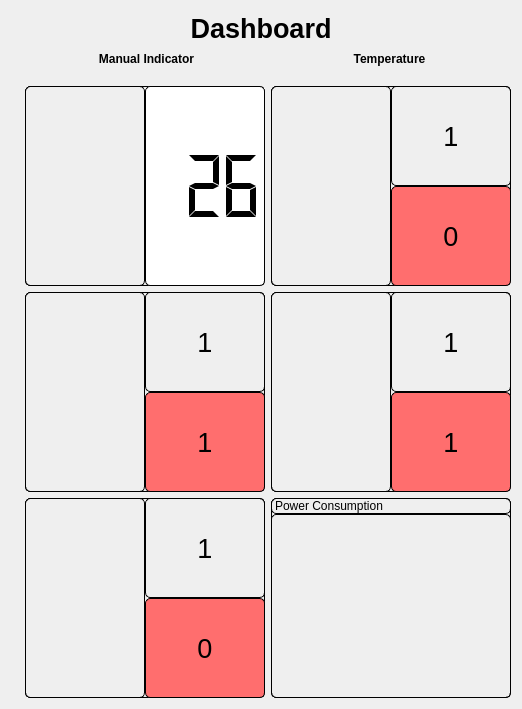
         <widget class="QWidget" name="dasboardpage">
          <layout class="QGridLayout" name="gridLayout_3">
           <item row="3" column="2">
            <widget class="QWidget" name="aircon" native="true">
             <property name="minimumSize">
              <size>
               <width>240</width>
               <height>200</height>
              </size>
             </property>
             <property name="maximumSize">
              <size>
               <width>240</width>
               <height>200</height>
              </size>
             </property>
             <property name="styleSheet">
              <string notr="true">background-color: transparent;
border: 1px solid #000000; 
border-radius: 5px;
</string>
             </property>
             <layout class="QHBoxLayout" name="horizontalLayout_5">
              <property name="spacing">
               <number>0</number>
              </property>
              <property name="leftMargin">
               <number>0</number>
              </property>
              <property name="topMargin">
               <number>0</number>
              </property>
              <property name="rightMargin">
               <number>0</number>
              </property>
              <property name="bottomMargin">
               <number>0</number>
              </property>
              <item>
               <layout class="QVBoxLayout" name="verticalLayout_7">
                <property name="spacing">
                 <number>0</number>
                </property>
                <item>
                 <layout class="QHBoxLayout" name="horizontalLayout_2">
                  <property name="spacing">
                   <number>0</number>
                  </property>
                  <item>
                   <widget class="QLabel" name="ac_image">
                    <property name="text">
                     <string/>
                    </property>
                    <property name="pixmap">
                     <pixmap resource="resource.qrc">:/icons/icon/Ac.png</pixmap>
                    </property>
                    <property name="alignment">
                     <set>Qt::AlignCenter</set>
                    </property>
                   </widget>
                  </item>
                  <item>
                   <layout class="QVBoxLayout" name="verticalLayout_6">
                    <property name="spacing">
                     <number>0</number>
                    </property>
                    <item>
                     <widget class="QLabel" name="ac_on">
                      <property name="font">
                       <font>
                        <pointsize>20</pointsize>
                       </font>
                      </property>
                      <property name="text">
                       <string>1</string>
                      </property>
                      <property name="alignment">
                       <set>Qt::AlignCenter</set>
                      </property>
                     </widget>
                    </item>
                    <item>
                     <widget class="QLabel" name="ac_off">
                      <property name="font">
                       <font>
                        <pointsize>20</pointsize>
                       </font>
                      </property>
                      <property name="styleSheet">
                       <string notr="true">background-color: rgb(255, 110, 110);
</string>
                      </property>
                      <property name="text">
                       <string>0</string>
                      </property>
                      <property name="alignment">
                       <set>Qt::AlignCenter</set>
                      </property>
                     </widget>
                    </item>
                   </layout>
                  </item>
                 </layout>
                </item>
               </layout>
              </item>
             </layout>
            </widget>
           </item>
           <item row="5" column="1">
            <widget class="QWidget" name="door" native="true">
             <property name="minimumSize">
              <size>
               <width>240</width>
               <height>200</height>
              </size>
             </property>
             <property name="styleSheet">
              <string notr="true">background-color: transparent;
border: 1px solid #000000; 
border-radius: 5px;
</string>
             </property>
             <layout class="QHBoxLayout" name="horizontalLayout_7">
              <property name="spacing">
               <number>0</number>
              </property>
              <property name="leftMargin">
               <number>0</number>
              </property>
              <property name="topMargin">
               <number>0</number>
              </property>
              <property name="rightMargin">
               <number>0</number>
              </property>
              <property name="bottomMargin">
               <number>0</number>
              </property>
              <item>
               <widget class="QLabel" name="label_6">
                <property name="text">
                 <string/>
                </property>
                <property name="pixmap">
                 <pixmap resource="resource.qrc">:/icons/icon/icons8-door-50.png</pixmap>
                </property>
                <property name="alignment">
                 <set>Qt::AlignCenter</set>
                </property>
               </widget>
              </item>
              <item>
               <layout class="QVBoxLayout" name="verticalLayout_5">
                <property name="spacing">
                 <number>0</number>
                </property>
                <item>
                 <widget class="QLabel" name="dooopen">
                  <property name="font">
                   <font>
                    <pointsize>20</pointsize>
                   </font>
                  </property>
                  <property name="text">
                   <string>1</string>
                  </property>
                  <property name="alignment">
                   <set>Qt::AlignCenter</set>
                  </property>
                 </widget>
                </item>
                <item>
                 <widget class="QLabel" name="doorclose">
                  <property name="font">
                   <font>
                    <pointsize>20</pointsize>
                   </font>
                  </property>
                  <property name="styleSheet">
                   <string notr="true">background-color: rgb(255, 110, 110);
</string>
                  </property>
                  <property name="text">
                   <string>0</string>
                  </property>
                  <property name="alignment">
                   <set>Qt::AlignCenter</set>
                  </property>
                 </widget>
                </item>
               </layout>
              </item>
             </layout>
            </widget>
           </item>
           <item row="5" column="2">
            <widget class="QWidget" name="powerconsumption" native="true">
             <property name="minimumSize">
              <size>
               <width>240</width>
               <height>200</height>
              </size>
             </property>
             <property name="maximumSize">
              <size>
               <width>240</width>
               <height>200</height>
              </size>
             </property>
             <property name="styleSheet">
              <string notr="true">background-color: transparent;
border: 1px solid #000000; 
border-radius: 5px;
</string>
             </property>
             <layout class="QVBoxLayout" name="verticalLayout_8" stretch="0,1">
              <property name="spacing">
               <number>0</number>
              </property>
              <property name="leftMargin">
               <number>0</number>
              </property>
              <property name="topMargin">
               <number>0</number>
              </property>
              <property name="rightMargin">
               <number>0</number>
              </property>
              <property name="bottomMargin">
               <number>0</number>
              </property>
              <item>
               <widget class="QLabel" name="label_4">
                <property name="text">
                 <string>Power Consumption</string>
                </property>
               </widget>
              </item>
              <item>
               <widget class="QLabel" name="label_5">
                <property name="text">
                 <string/>
                </property>
               </widget>
              </item>
             </layout>
            </widget>
           </item>
           <item row="3" column="1">
            <widget class="QWidget" name="dashboard" native="true">
             <property name="minimumSize">
              <size>
               <width>200</width>
               <height>200</height>
              </size>
             </property>
             <property name="maximumSize">
              <size>
               <width>240</width>
               <height>200</height>
              </size>
             </property>
             <property name="styleSheet">
              <string notr="true">background-color: transparent;
border: 1px solid #000000; 
border-radius: 5px;
</string>
             </property>
             <layout class="QHBoxLayout" name="horizontalLayout_6">
              <property name="spacing">
               <number>0</number>
              </property>
              <property name="leftMargin">
               <number>0</number>
              </property>
              <property name="topMargin">
               <number>0</number>
              </property>
              <property name="rightMargin">
               <number>0</number>
              </property>
              <property name="bottomMargin">
               <number>0</number>
              </property>
              <item>
               <widget class="QLabel" name="people_mage">
                <property name="text">
                 <string/>
                </property>
                <property name="pixmap">
                 <pixmap resource="resource.qrc">:/icons/icon/people.png</pixmap>
                </property>
                <property name="alignment">
                 <set>Qt::AlignCenter</set>
                </property>
               </widget>
              </item>
              <item>
               <widget class="QLCDNumber" name="peoplecounter">
                <property name="font">
                 <font>
                  <pointsize>10</pointsize>
                 </font>
                </property>
                <property name="styleSheet">
                 <string notr="true">background-color: rgb(255, 255, 255);</string>
                </property>
                <property name="frameShape">
                 <enum>QFrame::StyledPanel</enum>
                </property>
                <property name="frameShadow">
                 <enum>QFrame::Plain</enum>
                </property>
                <property name="smallDecimalPoint">
                 <bool>false</bool>
                </property>
                <property name="digitCount">
                 <number>3</number>
                </property>
                <property name="mode">
                 <enum>QLCDNumber::Dec</enum>
                </property>
                <property name="segmentStyle">
                 <enum>QLCDNumber::Flat</enum>
                </property>
                <property name="value" stdset="0">
                 <double>26.000000000000000</double>
                </property>
               </widget>
              </item>
             </layout>
            </widget>
           </item>
           <item row="0" column="0" colspan="3">
            <widget class="QLabel" name="label_18">
             <property name="minimumSize">
              <size>
               <width>500</width>
               <height>35</height>
              </size>
             </property>
             <property name="maximumSize">
              <size>
               <width>16777215</width>
               <height>35</height>
              </size>
             </property>
             <property name="font">
              <font>
               <pointsize>20</pointsize>
               <weight>75</weight>
               <bold>true</bold>
              </font>
             </property>
             <property name="styleSheet">
              <string notr="true">border-radius: 11px; </string>
             </property>
             <property name="text">
              <string>Dashboard</string>
             </property>
             <property name="alignment">
              <set>Qt::AlignCenter</set>
             </property>
            </widget>
           </item>
           <item row="2" column="1" colspan="2">
            <layout class="QHBoxLayout" name="horizontalLayout_8">
             <property name="spacing">
              <number>0</number>
             </property>
             <item>
              <layout class="QGridLayout" name="gridLayout_9">
               <property name="spacing">
                <number>0</number>
               </property>
               <item row="1" column="1">
                <widget class="QLabel" name="label_17">
                 <property name="styleSheet">
                  <string notr="true"/>
                 </property>
                 <property name="text">
                  <string/>
                 </property>
                </widget>
               </item>
               <item row="0" column="1">
                <widget class="QLabel" name="label_9">
                 <property name="maximumSize">
                  <size>
                   <width>16777215</width>
                   <height>101</height>
                  </size>
                 </property>
                 <property name="font">
                  <font>
                   <weight>75</weight>
                   <bold>true</bold>
                  </font>
                 </property>
                 <property name="text">
                  <string>Temperature</string>
                 </property>
                 <property name="textFormat">
                  <enum>Qt::MarkdownText</enum>
                 </property>
                 <property name="alignment">
                  <set>Qt::AlignCenter</set>
                 </property>
                </widget>
               </item>
               <item row="0" column="0">
                <widget class="QLabel" name="label">
                 <property name="maximumSize">
                  <size>
                   <width>16777215</width>
                   <height>100</height>
                  </size>
                 </property>
                 <property name="font">
                  <font>
                   <weight>75</weight>
                   <bold>true</bold>
                  </font>
                 </property>
                 <property name="text">
                  <string>Manual Indicator</string>
                 </property>
                 <property name="textFormat">
                  <enum>Qt::MarkdownText</enum>
                 </property>
                 <property name="alignment">
                  <set>Qt::AlignCenter</set>
                 </property>
                </widget>
               </item>
               <item row="1" column="0">
                <widget class="QLabel" name="label_7">
                 <property name="text">
                  <string/>
                 </property>
                </widget>
               </item>
              </layout>
             </item>
            </layout>
           </item>
           <item row="4" column="2">
            <widget class="QWidget" name="lights" native="true">
             <property name="minimumSize">
              <size>
               <width>240</width>
               <height>200</height>
              </size>
             </property>
             <property name="styleSheet">
              <string notr="true">background-color: transparent;
border: 1px solid #000000; 
border-radius: 5px;
</string>
             </property>
             <layout class="QHBoxLayout" name="horizontalLayout_3">
              <property name="spacing">
               <number>0</number>
              </property>
              <property name="leftMargin">
               <number>0</number>
              </property>
              <property name="topMargin">
               <number>0</number>
              </property>
              <property name="rightMargin">
               <number>0</number>
              </property>
              <property name="bottomMargin">
               <number>0</number>
              </property>
              <item>
               <widget class="QLabel" name="label_11">
                <property name="text">
                 <string/>
                </property>
                <property name="pixmap">
                 <pixmap resource="resource.qrc">:/icons/icon/light.png</pixmap>
                </property>
                <property name="alignment">
                 <set>Qt::AlignCenter</set>
                </property>
               </widget>
              </item>
              <item>
               <layout class="QVBoxLayout" name="verticalLayout_4">
                <property name="spacing">
                 <number>0</number>
                </property>
                <item>
                 <widget class="QLabel" name="lightson">
                  <property name="font">
                   <font>
                    <pointsize>20</pointsize>
                   </font>
                  </property>
                  <property name="text">
                   <string>1</string>
                  </property>
                  <property name="alignment">
                   <set>Qt::AlignCenter</set>
                  </property>
                 </widget>
                </item>
                <item>
                 <widget class="QLabel" name="lightsoff">
                  <property name="font">
                   <font>
                    <pointsize>20</pointsize>
                   </font>
                  </property>
                  <property name="styleSheet">
                   <string notr="true">background-color: rgb(255, 110, 110);
</string>
                  </property>
                  <property name="text">
                   <string>1</string>
                  </property>
                  <property name="alignment">
                   <set>Qt::AlignCenter</set>
                  </property>
                 </widget>
                </item>
               </layout>
              </item>
             </layout>
            </widget>
           </item>
           <item row="4" column="1">
            <widget class="QWidget" name="electricfan" native="true">
             <property name="minimumSize">
              <size>
               <width>240</width>
               <height>200</height>
              </size>
             </property>
             <property name="maximumSize">
              <size>
               <width>240</width>
               <height>200</height>
              </size>
             </property>
             <property name="styleSheet">
              <string notr="true">background-color: transparent;
border: 1px solid #000000; 
border-radius: 5px;
</string>
             </property>
             <layout class="QHBoxLayout" name="horizontalLayout_4">
              <property name="spacing">
               <number>0</number>
              </property>
              <property name="leftMargin">
               <number>0</number>
              </property>
              <property name="topMargin">
               <number>0</number>
              </property>
              <property name="rightMargin">
               <number>0</number>
              </property>
              <property name="bottomMargin">
               <number>0</number>
              </property>
              <item>
               <widget class="QLabel" name="lights_2">
                <property name="text">
                 <string/>
                </property>
                <property name="pixmap">
                 <pixmap resource="resource.qrc">:/icons/icon/icons8-fan-50.png</pixmap>
                </property>
                <property name="alignment">
                 <set>Qt::AlignCenter</set>
                </property>
               </widget>
              </item>
              <item>
               <layout class="QVBoxLayout" name="verticalLayout_2">
                <property name="spacing">
                 <number>0</number>
                </property>
                <item>
                 <widget class="QLabel" name="lightson_2">
                  <property name="font">
                   <font>
                    <pointsize>20</pointsize>
                   </font>
                  </property>
                  <property name="text">
                   <string>1</string>
                  </property>
                  <property name="alignment">
                   <set>Qt::AlignCenter</set>
                  </property>
                 </widget>
                </item>
                <item>
                 <widget class="QLabel" name="lightsoff_2">
                  <property name="font">
                   <font>
                    <pointsize>20</pointsize>
                   </font>
                  </property>
                  <property name="styleSheet">
                   <string notr="true">background-color: rgb(255, 110, 110);
</string>
                  </property>
                  <property name="text">
                   <string>1</string>
                  </property>
                  <property name="alignment">
                   <set>Qt::AlignCenter</set>
                  </property>
                 </widget>
                </item>
               </layout>
              </item>
             </layout>
            </widget>
           </item>
           <item row="2" column="0" rowspan="4">
            <widget class="QLabel" name="label_3">
             <property name="text">
              <string/>
             </property>
            </widget>
           </item>
          </layout>
         </widget>
